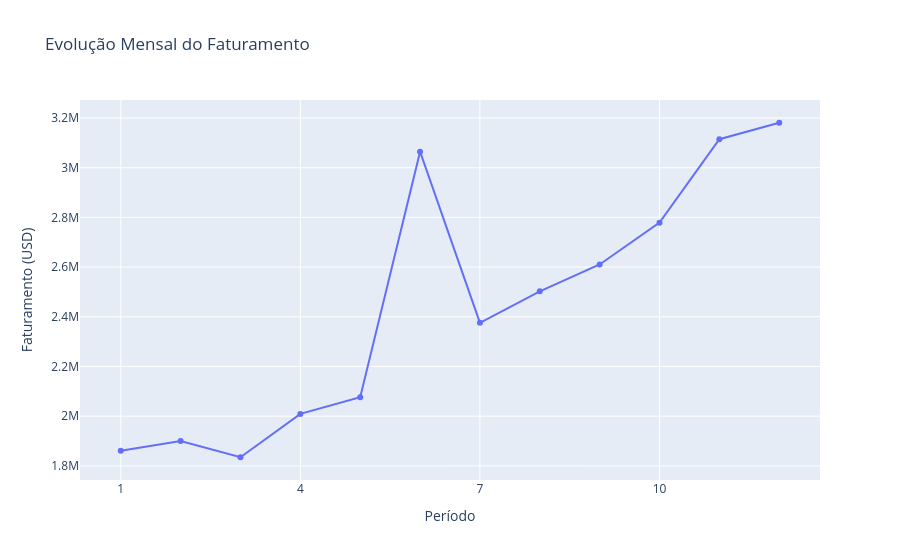

The notebook cell this image was saved under:
### Markdown cell above
### Evolução Mensal do Faturamento

### Code cell
df_mensal = df_sport.groupby('Month')['SalesAmount'].sum().reset_index()

fig = px.line(
    df_mensal,
    x = 'Month',
    y = 'SalesAmount',
    markers = True,
    title = 'Evolução Mensal do Faturamento',
    labels = {'SalesAmount': 'Faturamento (USD)', 'Month': 'Período'}
)

fig.update_layout(
    xaxis=dict(
        tickmode = 'array',
        tickvals = df_mensal['Month'][::3].tolist()
    )
)
fig.show()

### Figure 1 — Plotly figure (JSON) as saved in the notebook; plotly's stock layout.template omitted (floating-point values rounded to 4 significant figures)
{"data": [{"hovertemplate": "Período=%{x}<br>Faturamento (USD)=%{y}<extra></extra>", "legendgroup": "", "line": {"color": "#636efa", "dash": "solid"}, "marker": {"symbol": "circle"}, "mode": "lines+markers", "name": "", "orientation": "v", "showlegend": false, "type": "scatter", "x": [1, 2, 3, 4, 5, 6, 7, 8, 9, 10, 11, 12], "xaxis": "x", "y": [1860000.0, 1900000.0, 1835000.0, 2009000.0, 2076000.0, 3065000.0, 2376000.0, 2502000.0, 2611000.0, 2779000.0, 3115000.0, 3181000.0], "yaxis": "y"}], "layout": {"legend": {"tracegroupgap": 0}, "title": {"text": "Evolução Mensal do Faturamento"}, "xaxis": {"anchor": "y", "domain": [0, 1], "tickmode": "array", "tickvals": [1, 4, 7, 10], "title": {"text": "Período"}}, "yaxis": {"anchor": "x", "domain": [0, 1], "title": {"text": "Faturamento (USD)"}}}}
